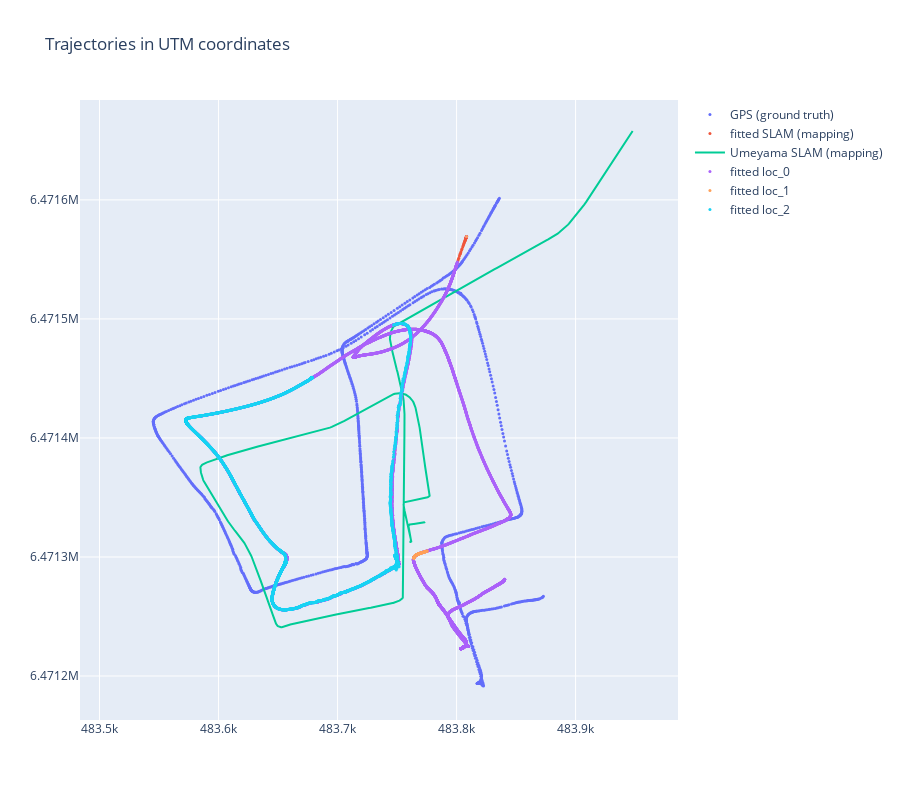

The cell this chart's notebook holds for it:
### Code cell
fig_2d = processor.create_2d_plot_utm()
fig_2d.show()

### Figure 1 — Plotly figure (JSON) as saved in the notebook; plotly's stock layout.template omitted (floating-point values rounded to 4 significant figures; data arrays with more than 128 entries replaced by an {"elided": "..."} marker saying what was removed)
{"data": [{"marker": {"color": "#636EFA", "size": 3}, "mode": "markers", "name": "GPS (ground truth)", "type": "scatter", "x": {"elided": "1166 float values"}, "y": {"elided": "1166 float values"}}, {"marker": {"color": "#EF553B", "size": 3}, "mode": "markers", "name": "fitted SLAM (mapping)", "type": "scatter", "x": {"elided": "1166 float values"}, "y": {"elided": "1166 float values"}}, {"marker": {"color": "#00CC96", "size": 3}, "mode": "lines", "name": "Umeyama SLAM (mapping)", "type": "scatter", "x": {"elided": "1166 float values"}, "y": {"elided": "1166 float values"}}, {"marker": {"color": "#AB63FA", "size": 3}, "mode": "markers", "name": "fitted loc_0", "type": "scatter", "x": {"elided": "9124 float values"}, "y": {"elided": "9124 float values"}}, {"marker": {"color": "#FFA15A", "size": 3}, "mode": "markers", "name": "fitted loc_1", "type": "scatter", "x": {"elided": "140 float values"}, "y": {"elided": "140 float values"}}, {"marker": {"color": "#19D3F3", "size": 3}, "mode": "markers", "name": "fitted loc_2", "type": "scatter", "x": {"elided": "4095 float values"}, "y": {"elided": "4095 float values"}}], "layout": {"height": 800, "title": {"text": "Trajectories in UTM coordinates"}, "yaxis": {"scaleanchor": "x", "scaleratio": 1}}}
